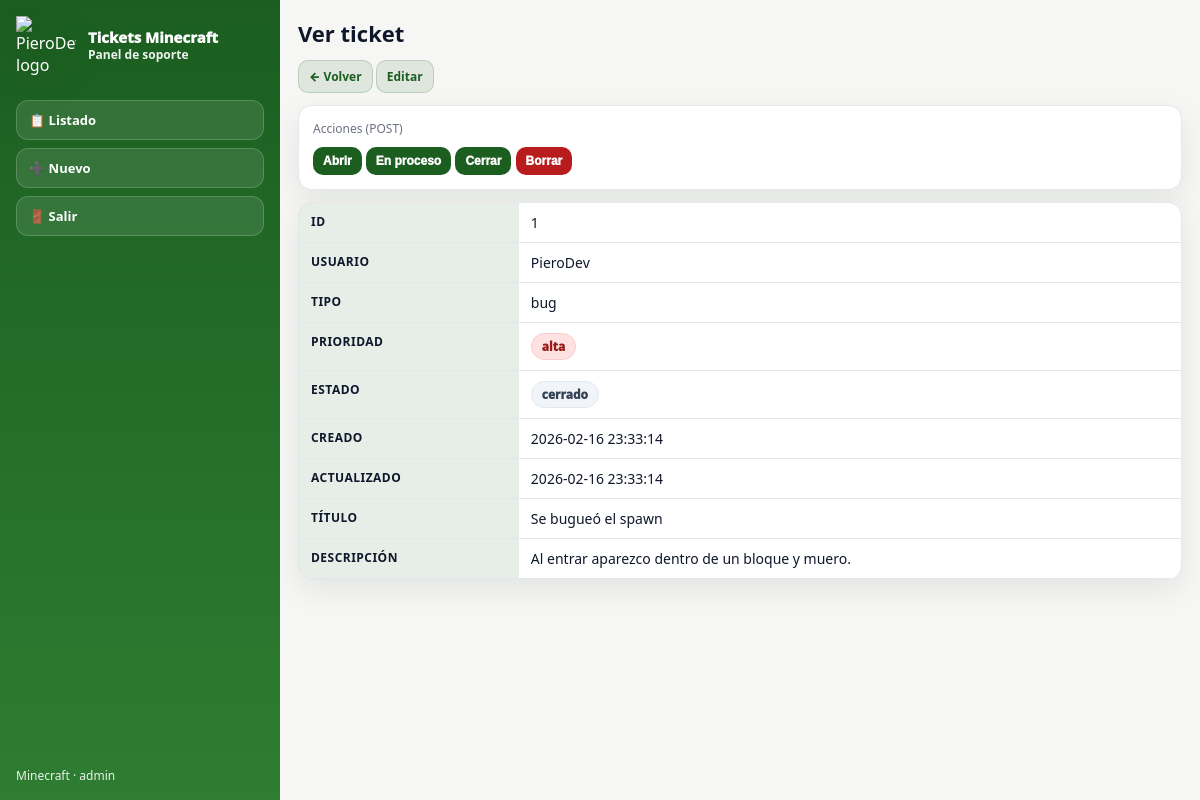
The page /011-creamos login sencillo/index.php?vista=ver&id=1&return=?vista=list&q=&estado=&tipo=&order=new (signed in) on the database its author committed.
### tables this page shows
CREATE TABLE IF NOT EXISTS mc_tickets (
  id INT UNSIGNED AUTO_INCREMENT PRIMARY KEY,

  minecraft_user VARCHAR(32) NOT NULL,   
  tipo ENUM('bug','reporte','ayuda','sugerencia') NOT NULL DEFAULT 'ayuda',

  titulo VARCHAR(120) NOT NULL,
  descripcion TEXT NOT NULL,

  prioridad ENUM('baja','media','alta') NOT NULL DEFAULT 'media',
  estado ENUM('abierto','en_proceso','cerrado') NOT NULL DEFAULT 'abierto',

  creado_en TIMESTAMP NOT NULL DEFAULT CURRENT_TIMESTAMP,
  actualizado_en TIMESTAMP NOT NULL DEFAULT CURRENT_TIMESTAMP ON UPDATE CURRENT_TIMESTAMP,

   
  INDEX idx_estado (estado),
  INDEX idx_tipo (tipo),
  INDEX idx_prioridad (prioridad),
  INDEX idx_user (minecraft_user)

);

### 011-creamos login sencillo/index.php (the view, shortened to what this page needs)
<?php
function h($s){ return htmlspecialchars((string)$s, ENT_QUOTES, "UTF-8"); }
function safeReturn($r, $fallback){
  $r = (string)$r;
  return $r;
}
function estadoClass($e){
  $e = (string)$e;
  if ($e === "cerrado") return "cerrado";
  return "abierto";
}
function prioClass($p){
  $p = (string)$p;
  if ($p === "alta") return "alta";
  return "media";
}
$vista = isset($_GET["vista"]) ? (string)$_GET["vista"] : "list";
$error = "";
$old = [
  "minecraft_user" => "",
  "tipo" => "ayuda",
  "prioridad" => "media",
  "titulo" => "",
  "descripcion" => ""
];
$q      = isset($_GET["q"]) ? trim((string)$_GET["q"]) : "";
$estado = isset($_GET["estado"]) ? (string)$_GET["estado"] : "";
$tipo   = isset($_GET["tipo"]) ? (string)$_GET["tipo"] : "";
$order  = isset($_GET["order"]) ? (string)$_GET["order"] : "new";
$returnHere = "?" . http_build_query([
  "vista"  => "list",
  "q"      => $q,
  "estado" => $estado,
  "tipo"   => $tipo,
  "order"  => $order
]);
$ticket = null;
$verError = "";
$returnFromView = "?vista=list";
if ($vista === "ver") {
  $idVer = isset($_GET["id"]) ? (int)$_GET["id"] : 0;
  if (isset($_GET["return"])) {
    $returnFromView = safeReturn($_GET["return"], $returnHere);
  } else {
    $returnFromView = $returnHere;
  }
  if ($idVer <= 0) {
    $verError = "ID inválido.";
  } else {
    $mysqli = new mysqli("localhost", "mcadmin", "mcadmin123", "mc_server_tickets");
    $mysqli->set_charset("utf8mb4");
    $stmt = $mysqli->prepare("
      SELECT id, minecraft_user, tipo, titulo, descripcion, prioridad, estado, creado_en, actualizado_en
      FROM mc_tickets
      WHERE id = ?
      LIMIT 1
    ");
    $stmt->bind_param("i", $idVer);
    $stmt->execute();
    $res = $stmt->get_result();
    $ticket = $res->fetch_assoc();
  }
}
?>
<!doctype html>
<html lang="es">
<head>
</head>
<body>
  <aside class="sidebar">
    <a class="brand" href="?vista=list">
      <img src="https://piero7ov.github.io/pierodev-assets/brand/pierodev/logos/logocompleto.png" alt="PieroDev logo">
      <div>
        <div class="t1">Tickets Minecraft</div>
        <div class="t2">Panel de soporte</div>
      </div>
    </a>
    <nav class="nav">
      <a href="?vista=list" class="<?= $vista==="list" ? "activo" : "" ?>">📋 Listado</a>
      <a href="?vista=new"  class="<?= $vista==="new"  ? "activo" : "" ?>">➕ Nuevo</a>
      <a href="logout.php">🚪 Salir</a>
    </nav>
    <div class="foot">Minecraft · <?= h($_SESSION["admin_user"] ?? "admin") ?></div>
  </aside>
  <main>
    <?php if ($vista === "new"): ?>
      <h1>Nuevo ticket</h1>
      <div class="muted">Formulario con POST (INSERT).</div>
      <?php if ($error !== ""): ?>
        <div class="error"><?= h($error) ?></div>
      <?php endif; ?>
      <div class="box">
        <form method="post" action="?vista=new">
          <input type="hidden" name="accion" value="crear">
          <div class="row">
            <div>
              <div class="muted">Minecraft user</div>
              <input name="minecraft_user" maxlength="32"
                     value="<?= h($old["minecraft_user"]) ?>"
                     placeholder="Ej: PieroDev">
            </div>
            <div>
              <div class="muted">Tipo</div>
              <select name="tipo">
                <option value="ayuda" <?= $old["tipo"]==="ayuda" ? "selected" : "" ?>>ayuda</option>
                <option value="bug" <?= $old["tipo"]==="bug" ? "selected" : "" ?>>bug</option>
                <option value="reporte" <?= $old["tipo"]==="reporte" ? "selected" : "" ?>>reporte</option>
                <option value="sugerencia" <?= $old["tipo"]==="sugerencia" ? "selected" : "" ?>>sugerencia</option>
              </select>
            </div>
            <div>
              <div class="muted">Prioridad</div>
              <select name="prioridad">
                <option value="baja" <?= $old["prioridad"]==="baja" ? "selected" : "" ?>>baja</option>
                <option value="media" <?= $old["prioridad"]==="media" ? "selected" : "" ?>>media</option>
                <option value="alta" <?= $old["prioridad"]==="alta" ? "selected" : "" ?>>alta</option>
              </select>
            </div>
          </div>
          <div style="margin-top:10px;">
            <div class="muted">Título</div>
            <input name="titulo" maxlength="120" style="width:100%;"
                   value="<?= h($old["titulo"]) ?>"
                   placeholder="Ej: Se bugueó el spawn">
          </div>
          <div style="margin-top:10px;">
            <div class="muted">Descripción</div>
            <textarea name="descripcion" placeholder="Describe el problema..."><?= h($old["descripcion"]) ?></textarea>
          </div>
          <div style="margin-top:12px; display:flex; gap:10px; flex-wrap:wrap;">
            <button type="submit">Guardar</button>
            <a class="btnlink" href="?vista=list">Volver</a>
          </div>
        </form>
      </div>
    <?php elseif ($vista === "ver"): ?>
      <h1>Ver ticket</h1>
      <p class="muted">
        <a class="btnlink" href="<?= h($returnFromView) ?>">← Volver</a>
        <?php if ($ticket): ?>
          <a class="btnlink" href="?vista=edit&id=<?= (int)$ticket["id"] ?>&return=<?= rawurlencode($returnFromView) ?>">Editar</a>
        <?php endif; ?>
      </p>
      <?php if ($verError !== ""): ?>
        <div class="error"><?= h($verError) ?></div>
      <?php else: ?>
        <div class="box">
          <div class="muted">Acciones (POST)</div>
          <div style="margin-top:10px;">
            <form class="inline" method="post" action="">
              <button type="submit">Abrir</button>
            </form>
            <form class="inline" method="post" action="">
              <button type="submit">En proceso</button>
            </form>
            <form class="inline" method="post" action="">
              <button type="submit">Cerrar</button>
            </form>
            <form class="inline" method="post" action=""
                  onsubmit="return confirm('¿Borrar ticket #<?= (int)$ticket['id'] ?>?');">
              <button type="submit" style="background:var(--danger);">Borrar</button>
            </form>
          </div>
        </div>
        <table>
          <tbody>
            <tr><th>ID</th><td><?= (int)$ticket["id"] ?></td></tr>
            <tr><th>Usuario</th><td><?= h($ticket["minecraft_user"]) ?></td></tr>
            <tr><th>Tipo</th><td><?= h($ticket["tipo"]) ?></td></tr>
            <tr>
              <th>Prioridad</th>
              <td><span class="badge prio-<?= prioClass($ticket["prioridad"]) ?>"><?= h($ticket["prioridad"]) ?></span></td>
            </tr>
            <tr>
              <th>Estado</th>
              <td><span class="badge estado-<?= estadoClass($ticket["estado"]) ?>"><?= h($ticket["estado"]) ?></span></td>
            </tr>
            <tr><th>Creado</th><td><?= h($ticket["creado_en"]) ?></td></tr>
            <tr><th>Actualizado</th><td><?= h($ticket["actualizado_en"]) ?></td></tr>
            <tr><th>Título</th><td><?= h($ticket["titulo"]) ?></td></tr>
            <tr><th>Descripción</th><td><?= nl2br(h($ticket["descripcion"])) ?></td></tr>
          </tbody>
        </table>
      <?php endif; ?>
    <?php endif; ?>
  </main>
</body>
</html>

### 011-creamos login sencillo/index.php (style rules this page uses)
:root { --bg: #f6f7f4; --card: #ffffff; --text: #0f172a; --muted: #6b7280; --border: #e5e7eb; --grass1: #1b5e20; --grass2: #2e7d32; --shadow: 0 10px 30px rgba(15, 23, 42, .08); --radius: 14px; --danger: #b91c1c; }
* { box-sizing:border-box; }
body { margin:0; font-family: system-ui, -apple-system, "Segoe UI", sans-serif; background: var(--bg); color: var(--text); display:flex; min-height:100vh; }
.sidebar { width: 280px; padding: 16px; background: linear-gradient(180deg, var(--grass1), var(--grass2)); color: #fff; display:flex; flex-direction:column; }
.brand { display:flex; align-items:center; gap: 12px; margin-bottom: 14px; text-decoration:none; color:#fff; }
.brand img { width: 60px; height: 60px; display:block; background: transparent; filter: drop-shadow(0 10px 20px rgba(0,0,0,.25)); }
.brand .t1 { font-weight: 950; font-size: 15px; line-height: 1.1; }
.brand .t2 { font-weight: 750; font-size: 12px; opacity:.92; }
.nav { display:flex; flex-direction:column; gap: 8px; margin-top: 10px; }
.nav a { color:#fff; text-decoration:none; font-weight: 900; font-size: 13px; padding: 10px 12px; border-radius: 12px; border: 1px solid rgba(255,255,255,.18); background: rgba(255,255,255,.10); }
.sidebar .foot { margin-top:auto; opacity:.9; font-size: 12px; padding-top: 16px; }
main { flex:1; padding: 18px; overflow:auto; }
h1 { margin: 0 0 6px; font-size: 22px; }
.muted { color: var(--muted); font-size: 12px; }
.box { background: var(--card); border: 1px solid var(--border); border-radius: var(--radius); box-shadow: var(--shadow); padding: 14px; margin-top: 12px; }
a { color: var(--grass1); text-decoration:none; }
.btnlink { display:inline-block; padding: 7px 10px; border-radius: 10px; font-weight: 900; font-size: 12px; background: rgba(27,94,32,.10); border: 1px solid rgba(27,94,32,.18); color: var(--grass1); }
button { border: 0; border-radius: 12px; padding: 10px 12px; cursor:pointer; font-weight: 950; background: var(--grass1); color: #fff; }
form.inline { display:inline; }
form.inline button { padding: 7px 10px; border-radius: 10px; font-size: 12px; font-weight: 950; }
.badge { display:inline-flex; align-items:center; padding: 4px 10px; border-radius: 999px; font-size: 12px; font-weight: 950; border: 1px solid rgba(15,23,42,.08); white-space: nowrap; }
.estado-cerrado { background:#f1f5f9; color:#334155; border-color:#e2e8f0; }
.prio-alta { background:#fee2e2; color:#991b1b; border-color:#fecaca; }
table { width:100%; border-collapse: separate; border-spacing: 0; margin-top: 12px; background: var(--card); border: 1px solid var(--border); border-radius: var(--radius); overflow: hidden; box-shadow: var(--shadow); }
th,td { padding: 10px 12px; border-bottom: 1px solid var(--border); text-align:left; vertical-align: top; font-size: 14px; }
th { background: rgba(27,94,32,.10); font-size: 12px; text-transform: uppercase; letter-spacing: .04em; }

### rows shown on the page
mc_tickets: id "1", minecraft_user "PieroDev", tipo "bug", prioridad "alta", estado "cerrado", creado_en "2026-02-16 23:33:14", actualizado_en "2026-02-16 23:33:14", titulo "Se bugueó el spawn", descripcion "Al entrar aparezco dentro de un bloque y muero."

### other values the page prints
$_SESSION["admin_user"] "admin"
